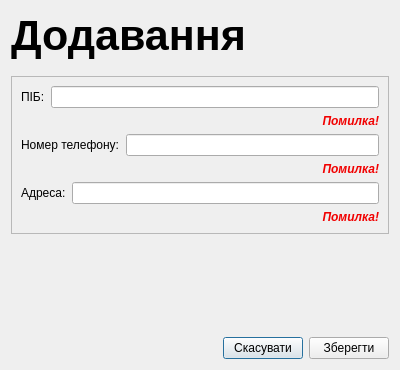
<?xml version="1.0" encoding="UTF-8"?>
<ui version="4.0">
 <class>ManagersAddEditDialog</class>
 <widget class="QDialog" name="ManagersAddEditDialog">
  <property name="geometry">
   <rect>
    <x>0</x>
    <y>0</y>
    <width>400</width>
    <height>370</height>
   </rect>
  </property>
  <property name="windowTitle">
   <string>Менеджери</string>
  </property>
  <layout class="QVBoxLayout" name="verticalLayout_2">
   <item>
    <widget class="QLabel" name="label">
     <property name="font">
      <font>
       <pointsize>32</pointsize>
       <bold>true</bold>
      </font>
     </property>
     <property name="text">
      <string>Додавання</string>
     </property>
    </widget>
   </item>
   <item>
    <spacer name="verticalSpacer">
     <property name="orientation">
      <enum>Qt::Vertical</enum>
     </property>
     <property name="sizeType">
      <enum>QSizePolicy::Fixed</enum>
     </property>
     <property name="sizeHint" stdset="0">
      <size>
       <width>20</width>
       <height>10</height>
      </size>
     </property>
    </spacer>
   </item>
   <item>
    <widget class="QFrame" name="frame">
     <property name="frameShape">
      <enum>QFrame::StyledPanel</enum>
     </property>
     <property name="frameShadow">
      <enum>QFrame::Raised</enum>
     </property>
     <layout class="QVBoxLayout" name="verticalLayout">
      <item>
       <layout class="QHBoxLayout" name="horizontalLayout_2">
        <item>
         <widget class="QLabel" name="label_2">
          <property name="text">
           <string>ПІБ:</string>
          </property>
         </widget>
        </item>
        <item>
         <widget class="QLineEdit" name="lineEdit_pib"/>
        </item>
       </layout>
      </item>
      <item>
       <widget class="QLabel" name="label_error_pib">
        <property name="font">
         <font>
          <italic>true</italic>
          <bold>true</bold>
         </font>
        </property>
        <property name="styleSheet">
         <string notr="true">color: rgb(241, 0, 0);</string>
        </property>
        <property name="text">
         <string>Помилка!</string>
        </property>
        <property name="alignment">
         <set>Qt::AlignRight|Qt::AlignTrailing|Qt::AlignVCenter</set>
        </property>
       </widget>
      </item>
      <item>
       <layout class="QHBoxLayout" name="horizontalLayout_3">
        <item>
         <widget class="QLabel" name="label_3">
          <property name="text">
           <string>Номер телефону:</string>
          </property>
         </widget>
        </item>
        <item>
         <widget class="QLineEdit" name="lineEdit_phoneNumber"/>
        </item>
       </layout>
      </item>
      <item>
       <widget class="QLabel" name="label_error_phone_number">
        <property name="font">
         <font>
          <italic>true</italic>
          <bold>true</bold>
         </font>
        </property>
        <property name="styleSheet">
         <string notr="true">color: rgb(241, 0, 0);</string>
        </property>
        <property name="text">
         <string>Помилка!</string>
        </property>
        <property name="alignment">
         <set>Qt::AlignRight|Qt::AlignTrailing|Qt::AlignVCenter</set>
        </property>
       </widget>
      </item>
      <item>
       <layout class="QHBoxLayout" name="horizontalLayout_4">
        <item>
         <widget class="QLabel" name="label_4">
          <property name="text">
           <string>Адреса:</string>
          </property>
         </widget>
        </item>
        <item>
         <widget class="QLineEdit" name="lineEdit_address"/>
        </item>
       </layout>
      </item>
      <item>
       <widget class="QLabel" name="label_error_address">
        <property name="font">
         <font>
          <italic>true</italic>
          <bold>true</bold>
         </font>
        </property>
        <property name="styleSheet">
         <string notr="true">color: rgb(241, 0, 0);</string>
        </property>
        <property name="text">
         <string>Помилка!</string>
        </property>
        <property name="alignment">
         <set>Qt::AlignRight|Qt::AlignTrailing|Qt::AlignVCenter</set>
        </property>
       </widget>
      </item>
     </layout>
    </widget>
   </item>
   <item>
    <spacer name="verticalSpacer_2">
     <property name="orientation">
      <enum>Qt::Vertical</enum>
     </property>
     <property name="sizeHint" stdset="0">
      <size>
       <width>20</width>
       <height>49</height>
      </size>
     </property>
    </spacer>
   </item>
   <item>
    <layout class="QHBoxLayout" name="horizontalLayout">
     <item>
      <spacer name="horizontalSpacer">
       <property name="orientation">
        <enum>Qt::Horizontal</enum>
       </property>
       <property name="sizeHint" stdset="0">
        <size>
         <width>40</width>
         <height>20</height>
        </size>
       </property>
      </spacer>
     </item>
     <item>
      <widget class="QPushButton" name="pushButton_cancel">
       <property name="text">
        <string>Скасувати</string>
       </property>
      </widget>
     </item>
     <item>
      <widget class="QPushButton" name="pushButton_save">
       <property name="text">
        <string>Зберегти</string>
       </property>
      </widget>
     </item>
    </layout>
   </item>
  </layout>
 </widget>
 <resources/>
 <connections/>
</ui>
